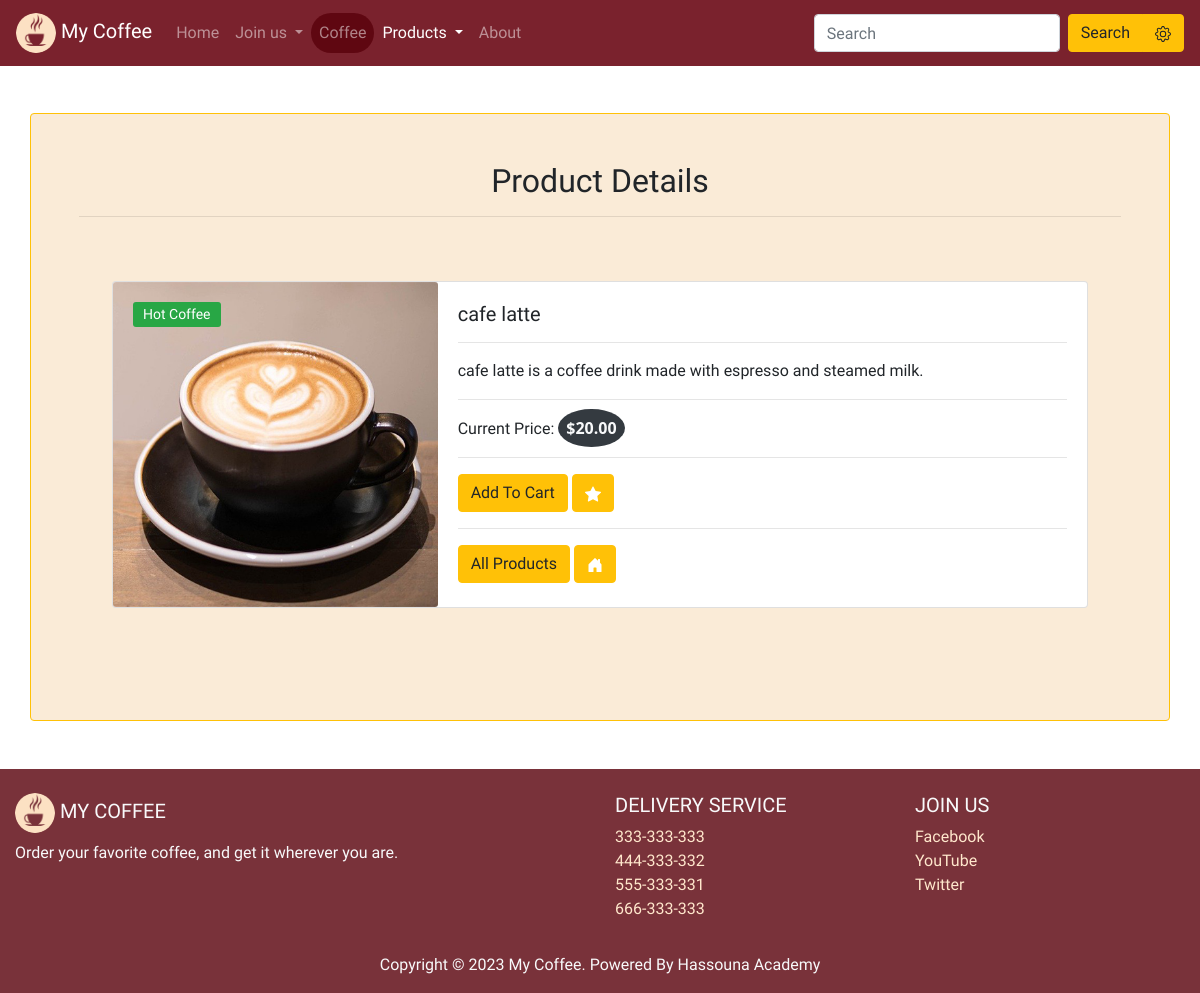
Screenshot of /products/2/ with the database file from the repository.
### products/models.py (models this page shows)
class Product(models.Model):
    name = models.CharField(max_length=120)
    desc = models.TextField(max_length=10000)
    price = models.DecimalField(max_digits=6, decimal_places=2)
    image = models.ImageField(upload_to='products/images/')
    is_active = models.BooleanField(default=True)
    publish_date = models.DateTimeField(default=timezone.now)
    flag = models.CharField(max_length=20, choices=FLAG_OPTION)
    def __str__(self):
        return self.name
    class Meta:
        ordering = ['-publish_date']

### products/views.py (the view)
# urls.py: path('<int:pk>/', ProductDetail.as_view(), name='product-detail'),
class ProductDetail(DetailView):
    model = Product

### products/templates/products/product_detail.html (shortened to what this page needs)
{% extends 'base.html' %}
{% block body %}
    <div class="my-form container p-5 my-5 rounded border border-warning">
        <form id="formaddtocart" action="{% url 'orders:add_to_cart' %}">
            <h2 class="text-center">Product Details</h2>
            <hr>
            <section>
                  <div class="row p-5 " >
                    <div class="card mb-3 w-100" >
                      <div class="row no-gutters">
                        <div class="col-md-4">
                            <div class="details-label-group">
                                <label class="details-label new">{{product.flag}}</label>
                            </div>
                            <img src="{{product.image.url}}" class="card-img" alt="...">
                        </div>
                        <div class="col-md-8">
                          <div class="card-body">
                            <h5 class="card-title" id="productName">{{product}}</h5>
                            <hr>
                            <p class="card-text" id="description">{{product.desc}}</p>
                            <hr>
                            <p class="card-text">Current Price: <span id="price" class="bg-dark text-light rounded-circle p-2">${{product.price}}</span></p>
                            <hr>
                            <button type="button" class="btn btn-warning"
                            data-toggle="modal" data-target="#staticBackdrop">Add To Cart</button>
                            <a
                            href="{% url 'accounts:product_favorite' pro_id=product.id %}"
                            class="btn btn-warning text-white">
                            </a>
                            <hr>
                            <a href="{% url 'products:product-list' %}" class="btn btn-warning" >All Products</a>
                            <a href="{% url 'pages:home' %}" class="btn btn-warning text-white" >
                            </a>
                          </div>
                        </div>
                      </div>
                    </div>
                  </div>
            </section>
        </form>
    </div>
{% endblock body %}

### static/css/style.css (style rules this page uses)
html, body { height: 100%; width: 100%; }
a { color: rgb(255, 231, 204) ; }
body { font-family: 'Merienda', cursive; padding-top:65px; }
.my-form { background-color: antiquewhite; }
#price { font-family: 'Segoe UI', Tahoma, Geneva, Verdana, sans-serif; font-weight: bold; }
.details-label-group { position: absolute; top: 20px; left: 20px; z-index: 1; display: -webkit-box; display: -ms-flexbox; display: flex; -webkit-box-orient: vertical; -webkit-box-direction: normal; -ms-flex-direction: column; flex-direction: column; }
.details-label { font-size: 14px; padding: 6px 10px; margin-bottom: 6px; line-height: 13px; border-radius: 3px; text-transform: capitalize; text-align: center; color: var(--white); }
.details-label.new { background: var(--green); }

### rows the page displays
Product: flag "Hot Coffee", image (picture), name "cafe latte", desc "cafe latte is a coffee drink made with espresso and steamed milk.", price "20.00"
